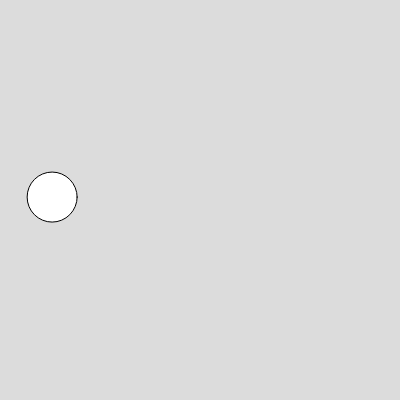
Frame 1 (no input)
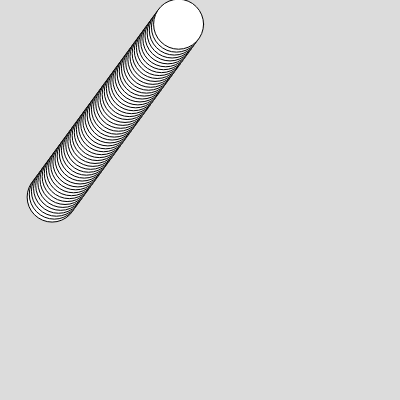
Frame 60 (no input)
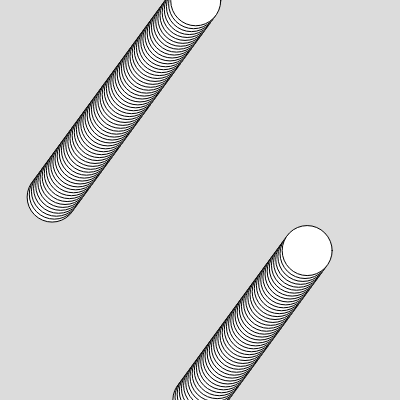
Frame 120 (the mouse pressed at the canvas centre since frame 60)

The p5.js sketch that drew these frames (run headless with seeded random() and noise() and a simulated clock; from frame 60 on, the mouse is pressed at the canvas centre):

// p5.js sketch
// ── sketch.js
let x, y;
let xSpeed, ySpeed;

function setup() {
  createCanvas(400, 400);
  background(220);

  x = 50;
  y = 200;
  xSpeed = random(-5, 5);
  ySpeed = random(-5, 5);
}

function draw() {
  //background(220);

  // update the position
  x = x + xSpeed;
  y = y + ySpeed;

  // set x (or y) at the other edge of canvas
  // when the circle move out of the canvas
  if (x < 0) {
    x = width;
  } else if (x > width) {
    x = 0;
  }
  if (y < 0) {
    y = height;
  } else if (y > height) {
    y = 0;
  }

  // display the circle
  circle(x, y, 50);
}
